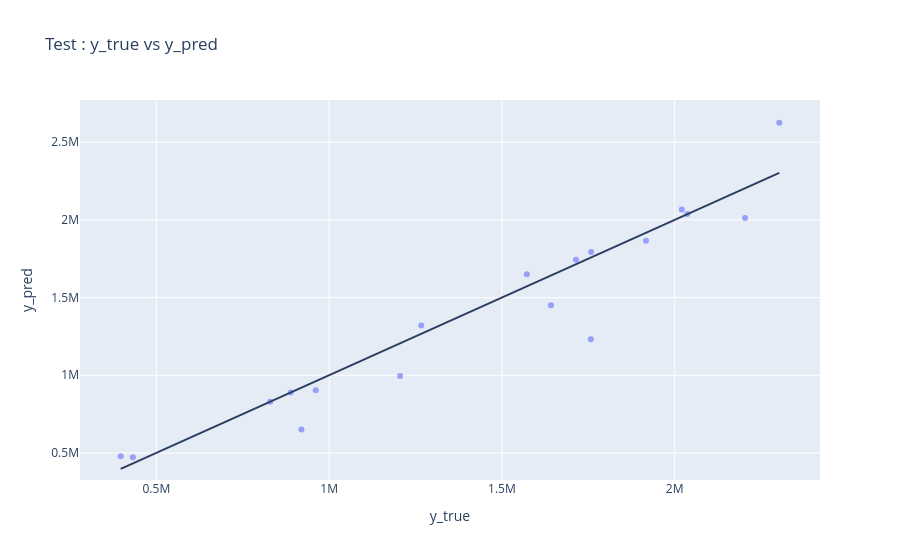

Source (notebook cell):
### Markdown cell above
Performance globale : 
- R² test = 0.90 est élevé : Le modèle capte une grande partie du signal
- Mais le RMSE test est nettement plus haut : en moyenne, le modèle se trompe d’environ 182k unités de ventes hebdomadaires sur les observations de test

Cas d'overfitting - Généralisation (train vs test) :
- RMSE train = 66k vs RMSE test = 182k : l’erreur explose sur le test (environ ×2,7).
- R² train = 0.99 vs R² test = 0.90 : le modèle colle presque parfaitement au train, mais perd en généralisation. Donc le modèle apprend très bien les particularités du train (bruit, spécificités) mais il généralise moins bien

### Code cell
df_pred = pd.DataFrame({"y_true": y_test, "y_pred": pred_test})
fig = px.scatter(df_pred, x="y_true", y="y_pred", title="Test : y_true vs y_pred", opacity=0.6)
fig.add_shape(type="line",
              x0=df_pred["y_true"].min(), y0=df_pred["y_true"].min(),
              x1=df_pred["y_true"].max(), y1=df_pred["y_true"].max())
fig.show()

### Figure 1 — Plotly figure (JSON) as saved in the notebook; plotly's stock layout.template omitted (floating-point values rounded to 4 significant figures)
{"data": [{"hovertemplate": "y_true=%{x}<br>y_pred=%{y}<extra></extra>", "legendgroup": "", "marker": {"color": "#636efa", "opacity": 0.6, "symbol": "circle"}, "mode": "markers", "name": "", "orientation": "v", "showlegend": false, "type": "scatter", "x": [2021000.0, 1267000.0, 1758000.0, 1757000.0, 1572000.0, 961200.0, 888800.0, 2303000.0, 829200.0, 1714000.0, 2036000.0, 1917000.0, 432000.0, 397000.0, 1205000.0, 2204000.0, 919900.0, 1642000.0], "xaxis": "x", "y": [2068000.0, 1320000.0, 1794000.0, 1232000.0, 1651000.0, 903900.0, 889200.0, 2626000.0, 829500.0, 1743000.0, 2038000.0, 1867000.0, 472300.0, 478300.0, 995200.0, 2012000.0, 650600.0, 1450000.0], "yaxis": "y"}], "layout": {"legend": {"tracegroupgap": 0}, "shapes": [{"type": "line", "x0": 397000.0, "x1": 2303000.0, "y0": 397000.0, "y1": 2303000.0}], "title": {"text": "Test : y_true vs y_pred"}, "xaxis": {"anchor": "y", "domain": [0, 1], "title": {"text": "y_true"}}, "yaxis": {"anchor": "x", "domain": [0, 1], "title": {"text": "y_pred"}}}}
